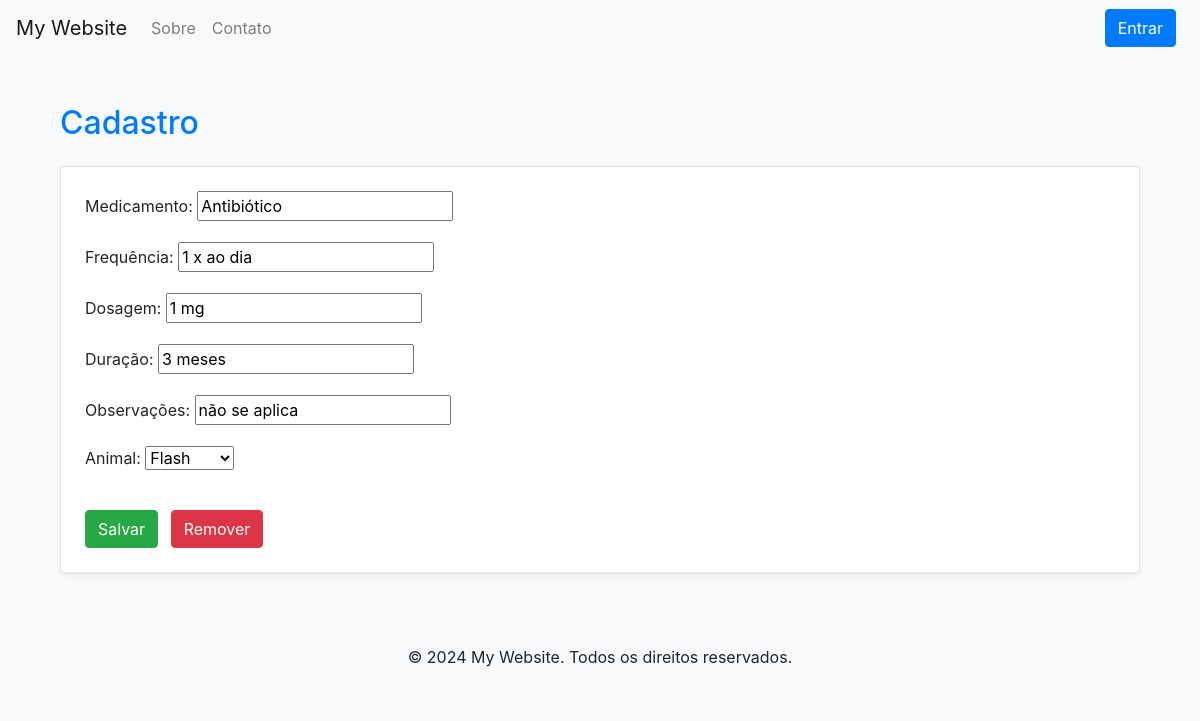
The app's page /update_medicamento/1/ with its own data.
### accounts/models.py (models this page shows, shortened)
class Medicamento(models.Model):
  medicamento = models.CharField(max_length=100)
  frequecia = models.CharField(max_length=100, verbose_name='Frequência')
  dosagem = models.CharField(max_length=100)
  duracao = models.CharField(max_length=100, verbose_name='Duração')
  observacoes = models.CharField(max_length=100, verbose_name='Observações')
  animal = models.ForeignKey(DadosAnimal, on_delete=models.CASCADE, related_name='medicamentos', default='1', null=True, blank=True)

### accounts/views.py (the view)
# urls.py: path('update_medicamento/<int:pk>/', views.update_medicamento, name='update_medicamento'),
def update_medicamento(request, pk):
    animal = Medicamento.objects.get(pk=pk)
    form = MedicamentoForm(request.POST or None, instance=animal)
    if form.is_valid():
        form.save()
        return redirect('read')
    dic = {}
    dic['form'] = form
    dic['animal'] = animal
    return render(request, 'registration/form_medicamento.html', dic)

### accounts/forms.py
class MedicamentoForm(ModelForm):
    class Meta:
        model = Medicamento
        fields = '__all__'

### accounts/models.py (called while the page is built)
    def __str__(self):
        return self.nome

### accounts/templates/registration/form_medicamento.html (shortened to what this page needs)
<!DOCTYPE html>
<html lang="en">
<head>
    {% extends 'base.html' %}
{% block content %}
<body class="bg-light">
    <div class="container mt-5">
        <h2 class="text-primary mb-4">Cadastro</h2>
        <form method="POST" class="border p-4 bg-white rounded shadow-sm">
            {{ form.as_p }}
            <button type="submit" class="btn btn-success mt-3">Salvar</button>
            {% if animal %}
                <a href="{% url 'delete_medicamento' animal.id %}" class="btn btn-danger mt-3 ml-2">Remover</a>
            {% endif %}
        </form>
    </div>
{% endblock %}

### records on screen
Medicamento: medicamento "Antibiótico", frequecia "1 x ao dia", dosagem "1 mg", duracao "3 meses", observacoes "não se aplica", animal "Flash"
